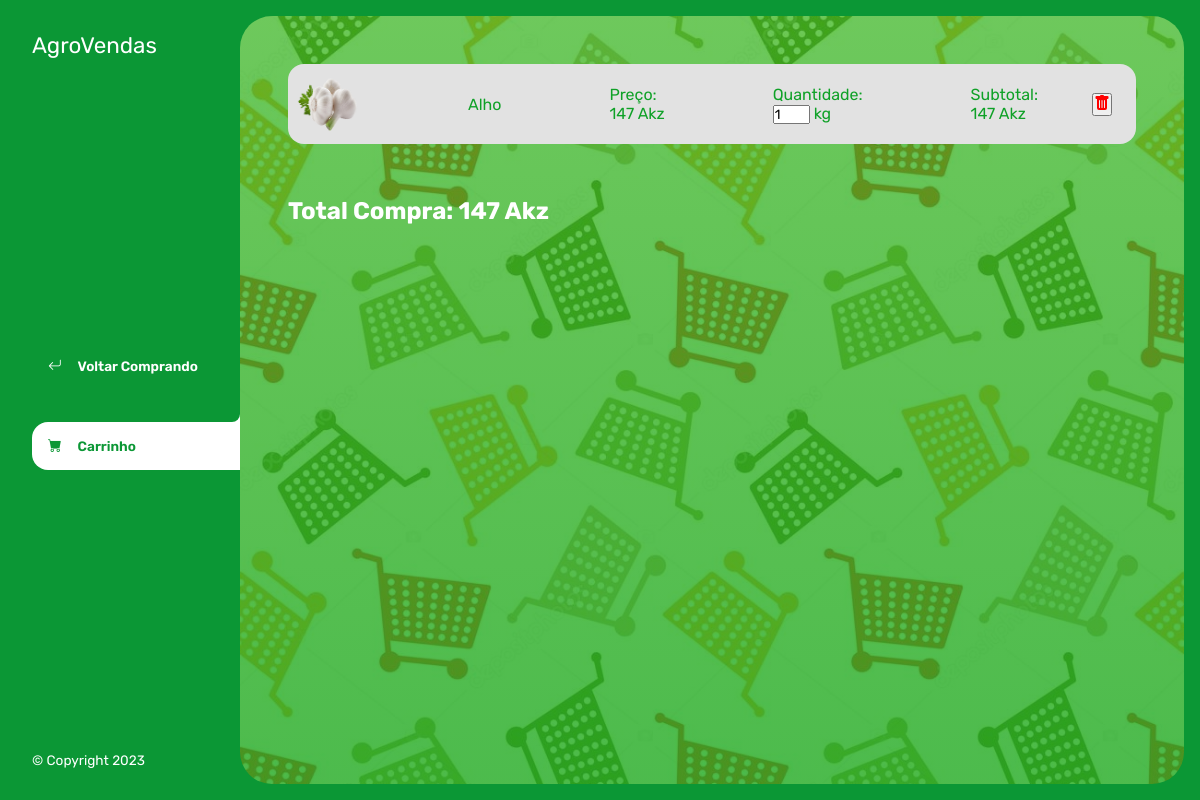
/Carrinho.php?id=5, run on the app's committed database.
### tables this page shows
CREATE TABLE `produto` (
  `id` int(11) NOT NULL AUTO_INCREMENT,
  `nome` text NOT NULL,
  `kg` text NOT NULL,
  `descricao` text NOT NULL,
  `imagem` text NOT NULL,
  `preco` double NOT NULL,
  PRIMARY KEY (`id`)
);

### Carrinho.php (the view, shortened to what this page needs)
<?php
  include 'config.php';
  if (isset($_SESSION['Carrinho'])) {
  	if (isset($_GET['id'])) {
	    $arreglo = $_SESSION['Carrinho'];
	    $encontro = false;
	    $numero = 0;
	    for ($i=0; $i < count($arreglo) ; $i++) {
	    	if ($arreglo[$i]['id'] == $_GET['id']) {
	    		$encontro = true;
	    		$numero = $i;
	    	}
	    }
	    if ($encontro) {
	    	$arreglo[$numero]['quantidade']++;
	    	$_SESSION['Carrinho'] = $arreglo;
	    }
        else{
        	$nome = "";
       	    $preco = 0;
       	    $imagem = "";
       	    $resultado = mysqli_query($conexao,"select * from produto where id =". $_GET['id']);
            while($resulset=mysqli_fetch_array($resultado)){
            	$nome = $resulset['nome'];
            	$preco = $resulset['preco'];
            	$imagem = $resulset['imagem'];
            }
            $nuevoproducto = array('id'=>$_GET['id'],
            	               'nome'=>$nome,
            	               'preco'=>$preco,
            	               'imagem'=>$imagem,
                               'quantidade'=>1);
            array_push($arreglo, $nuevoproducto);
            $_SESSION['Carrinho'] = $arreglo;
        }
  	}
  }else{
       if (isset($_GET['id'])) {
       	    $resultado = mysqli_query($conexao,"select * from produto where id =". $_GET['id']);
       }
  }
 ?>
<!DOCTYPE html>
<html lang="pt-pt">
<head>
    <link rel="stylesheet" href="https://cdn.jsdelivr.net/npm/bootstrap-icons@1.9.1/font/bootstrap-icons.css">
    <link rel="stylesheet" type="text/css" href="https://cdn.jsdelivr.net/npm/toastify-js/src/toastify.min.css">
    <link rel="stylesheet" href="./css/Carrinho.css">
</head>
<body>
    <div class="wrapper">
        <aside>
            <header>
                <h1 class="logo">AgroVendas</h1>
            </header>
            <nav>
                <ul>
                    <li>
                        <a class="boton-menu boton-volver" href="index.php">
                            <i class="bi bi-arrow-return-left"></i> Voltar Comprando
                        </a>
                    </li>
                    <li>
                        <a class="boton-menu boton-carrito active" href="./Carrinho.php">
                            <i class="bi bi-cart-fill"></i> Carrinho
                        </a>
                    </li>
                </ul>
            </nav>
            <footer>
                <p class="texto-footer">© Copyright 2023</p>
            </footer>
        </aside>
        <main>
                    <section>
                    <?php
                        $total = 0;
                        if (isset($_SESSION['Carrinho'])){
                            $total = 0;
                            $datos = $_SESSION['Carrinho'];
                            for ($i=0; $i < count($datos); $i++) {
                    ?>
                                <div >
                                    <section class="carrinho-produtos">
                                        <img class="carrinho-img" src="./produtos/<?php echo($datos[$i]['imagem']) ?>" alt=""><br>
                                        <span class="carrinho-titulo"><?php echo($datos[$i]['nome']) ?></span><br>
                                        <span class="carrinho-preco"> Preço:<?php echo "<br>"?> <?php echo($datos[$i]['preco']) ?> Akz</span><br>
                                        <span class="carrinho-quantidad">Quantidade:
                                        <?php echo "<br>"?>
                                            <input type="" value="<?php echo($datos[$i]['quantidade'])?>" size='2' data-preco="<?php echo($datos[$i]['preco']) ?>" data-id="<?php echo($datos[$i]['id']) ?>">
                                         kg</span><br>
                                        <span class="carrinho-subtotal">Subtotal:<?php echo "<br>"?><?php echo($datos[$i]['quantidade']*$datos[$i]['preco'])?> Akz</span>
                                        <button ><a href="##" class="eliminar" data-id="<?php echo($datos[$i]['id']) ?>"></a>
                                        </button>
                                    </section>
                                </div>
                    <?php
                                $total = $total + $datos[$i]['preco'] * $datos[$i]['quantidade'];
                            }
                        }
                        else{
                            echo "<div><h2>Seu carrinho de compras está vazio </h2></div><br>";
                        }
                        echo "<br><br><div><h2 class='total-compras' id='total'>Total Compra: " .$total. " Akz</h2></div><br>";
                    ?>
                </section>
        </main>
    </div>
</body>
</html>

### css/Carrinho.css (style rules this page uses)
:root { --clr-main: #0fa127; --clr-main-light: #0e691d; --clr-white: #ececec; --clr-gray: #e2e2e2; --clr-red: #961818; }
* { margin: 0; padding: 0; box-sizing: border-box; font-family: 'Rubik', sans-serif; }
h1, h2, h3, h4, h5, h6, p, a, input, textarea, ul { margin: 0; padding: 0; }
ul { list-style-type: none; }
a { text-decoration: none; }
.wrapper { display: grid; grid-template-columns: 1fr 4fr; background-color: #0b9735; }
aside { padding: 2rem; padding-right: 0; color: #fff; position: sticky; top: 0; height: 100vh; display: flex; flex-direction: column; justify-content: space-between; }
.logo { font-weight: 400; font-size: 1.4rem; }
.boton-menu { background-color: transparent; border: 0; color: #fff; cursor: pointer; display: flex; align-items: center; gap: 1rem; font-weight: 600; padding: 1rem; font-size: .85rem; width: 100%; }
.boton-menu.active { background-color:#fff; color: #0b9735; border-top-left-radius: 1rem; border-bottom-left-radius: 1rem; position: relative; }
.boton-menu.active::before { content: ''; position: absolute; width: 1rem; height: 2rem; bottom: 100%; right: 0; background-color: transparent; border-bottom-right-radius: .5rem; box-shadow: 0 1rem 0 #fff; }
.boton-menu.active::after { content: ''; position: absolute; width: 1rem; height: 2rem; top: 100%; right: 0; background-color: transparent; border-top-right-radius: .5rem; box-shadow: 0 -1rem 0 var #fff; }
.boton-carrito { margin-top: 2rem; }
.texto-footer { color: #fff; font-size: .85rem; }
main { background: linear-gradient(to bottom,#29af0fad, #18a718c5),url(../img01/carrinho.jpg); background-repeat: no-repeat; background-size: cover; margin: 1rem; margin-left: 0; border-radius: 2rem; padding: 3rem; }

### Carrinho.php (style rules this page uses)
.carrinho-produtos { display: flex; justify-content: space-between; align-items: center; background-color: var(--clr-gray); color: var(--clr-main); padding: .5rem; padding-right: 1.5rem; border-radius: 1rem; margin-bottom: 15px; }
.carrinho-img { width: 4rem; border-radius: 1rem; }
.eliminar { color: red; }
.total-compras { color: #fff; }

### data on the page
produto: imagem (picture), nome "Alho", preco "147", kg "1", $datos[$i]['quantidade']*$datos[$i]['preco'] "147"

### other printed values
$total "147"
